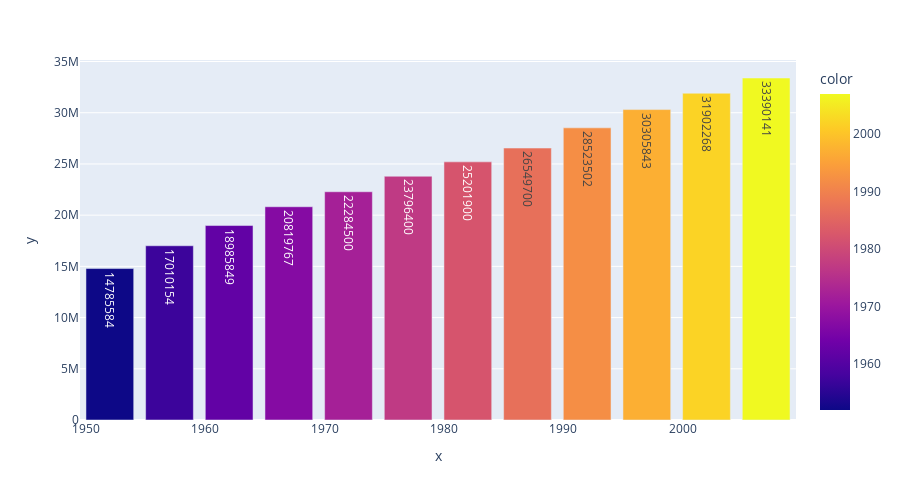

Notebook code for this chart:
### Code cell
fig = px.bar(x = data['year'], y = data['pop'], color = data['year'], text = data['pop'],
            hover_data = [data['lifeExp'],data['iso_num']], height = 500, labels = {'hover_data_0':'lifeExp'})
fig.show()

### Figure 1 — Plotly figure (JSON) as saved in the notebook; plotly's stock layout.template omitted (floating-point values rounded to 4 significant figures)
{"data": [{"customdata": [[68.75, 124.0], [69.96, 124.0], [71.3, 124.0], [72.13, 124.0], [72.88, 124.0], [74.21, 124.0], [75.76, 124.0], [76.86, 124.0], [77.95, 124.0], [78.61, 124.0], [79.77, 124.0], [80.65, 124.0]], "hovertemplate": "x=%{x}<br>y=%{y}<br>text=%{text}<br>lifeExp=%{customdata[0]}<br>hover_data_1=%{customdata[1]}<br>color=%{marker.color}<extra></extra>", "legendgroup": "", "marker": {"color": [1952, 1957, 1962, 1967, 1972, 1977, 1982, 1987, 1992, 1997, 2002, 2007], "coloraxis": "coloraxis", "pattern": {"shape": ""}}, "name": "", "orientation": "v", "showlegend": false, "text": [14790000.0, 17010000.0, 18990000.0, 20820000.0, 22280000.0, 23800000.0, 25200000.0, 26550000.0, 28520000.0, 30310000.0, 31900000.0, 33390000.0], "textposition": "auto", "type": "bar", "x": [1952, 1957, 1962, 1967, 1972, 1977, 1982, 1987, 1992, 1997, 2002, 2007], "xaxis": "x", "y": [14785584, 17010154, 18985849, 20819767, 22284500, 23796400, 25201900, 26549700, 28523502, 30305843, 31902268, 33390141], "yaxis": "y"}], "layout": {"barmode": "relative", "coloraxis": {"colorbar": {"title": {"text": "color"}}, "colorscale": [[0, "#0d0887"], [0.1111, "#46039f"], [0.2222, "#7201a8"], [0.3333, "#9c179e"], [0.4444, "#bd3786"], [0.5556, "#d8576b"], [0.6667, "#ed7953"], [0.7778, "#fb9f3a"], [0.8889, "#fdca26"], [1, "#f0f921"]]}, "height": 500, "legend": {"tracegroupgap": 0}, "margin": {"t": 60}, "xaxis": {"anchor": "y", "domain": [0, 1], "title": {"text": "x"}}, "yaxis": {"anchor": "x", "domain": [0, 1], "title": {"text": "y"}}}}
